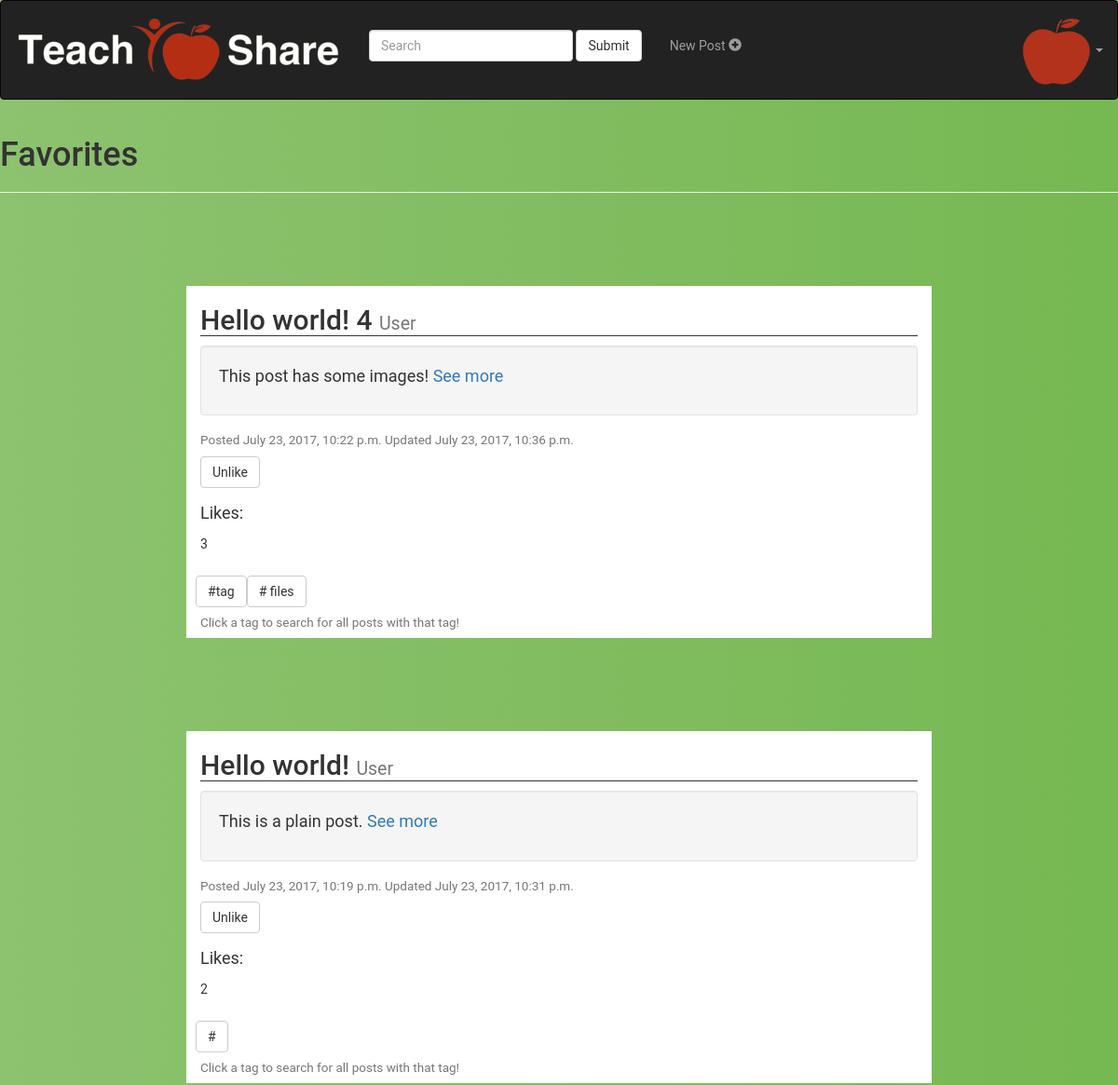
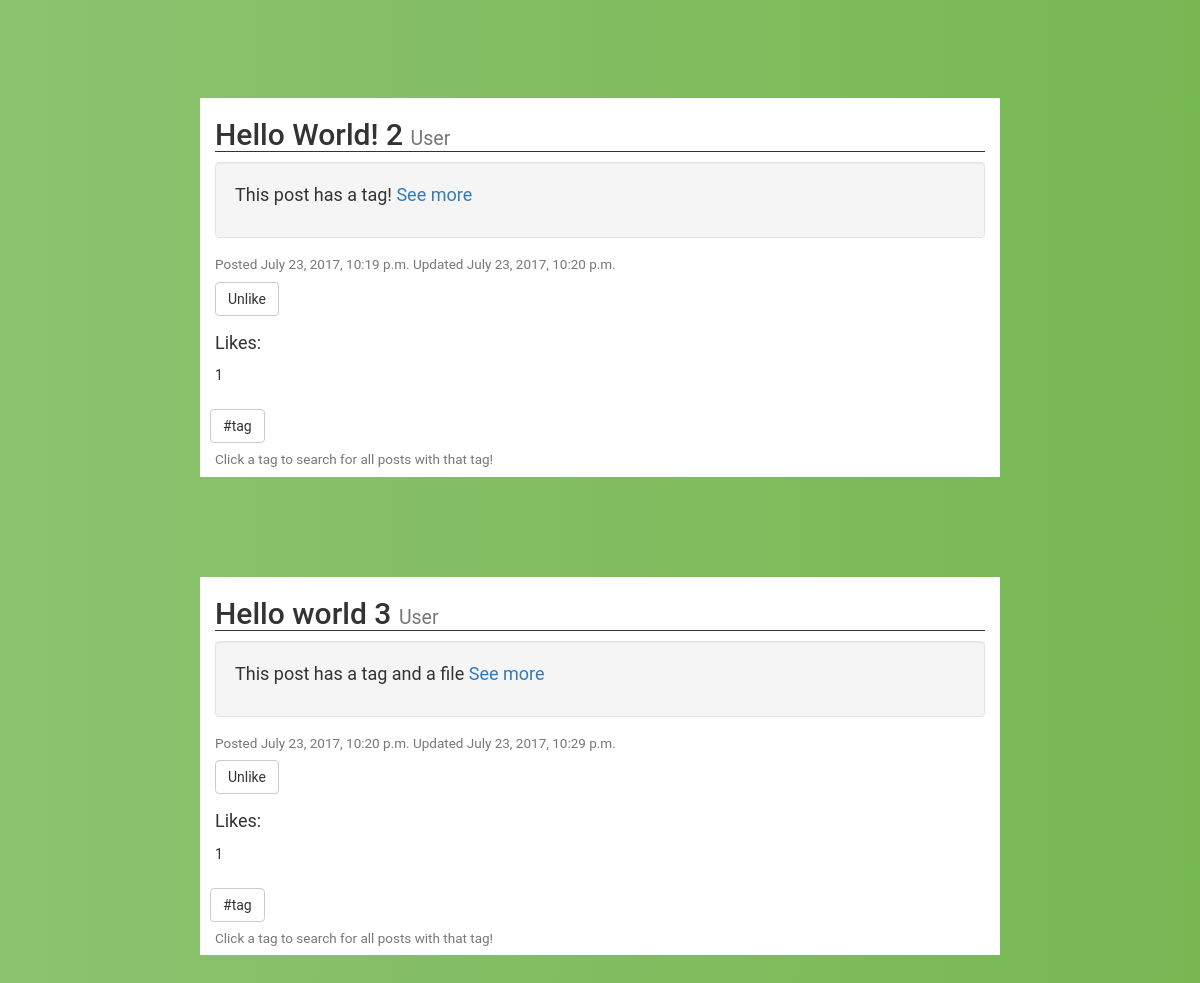
The app's page /account/favorites/ (signed in), older data (2 pictures, top to bottom).
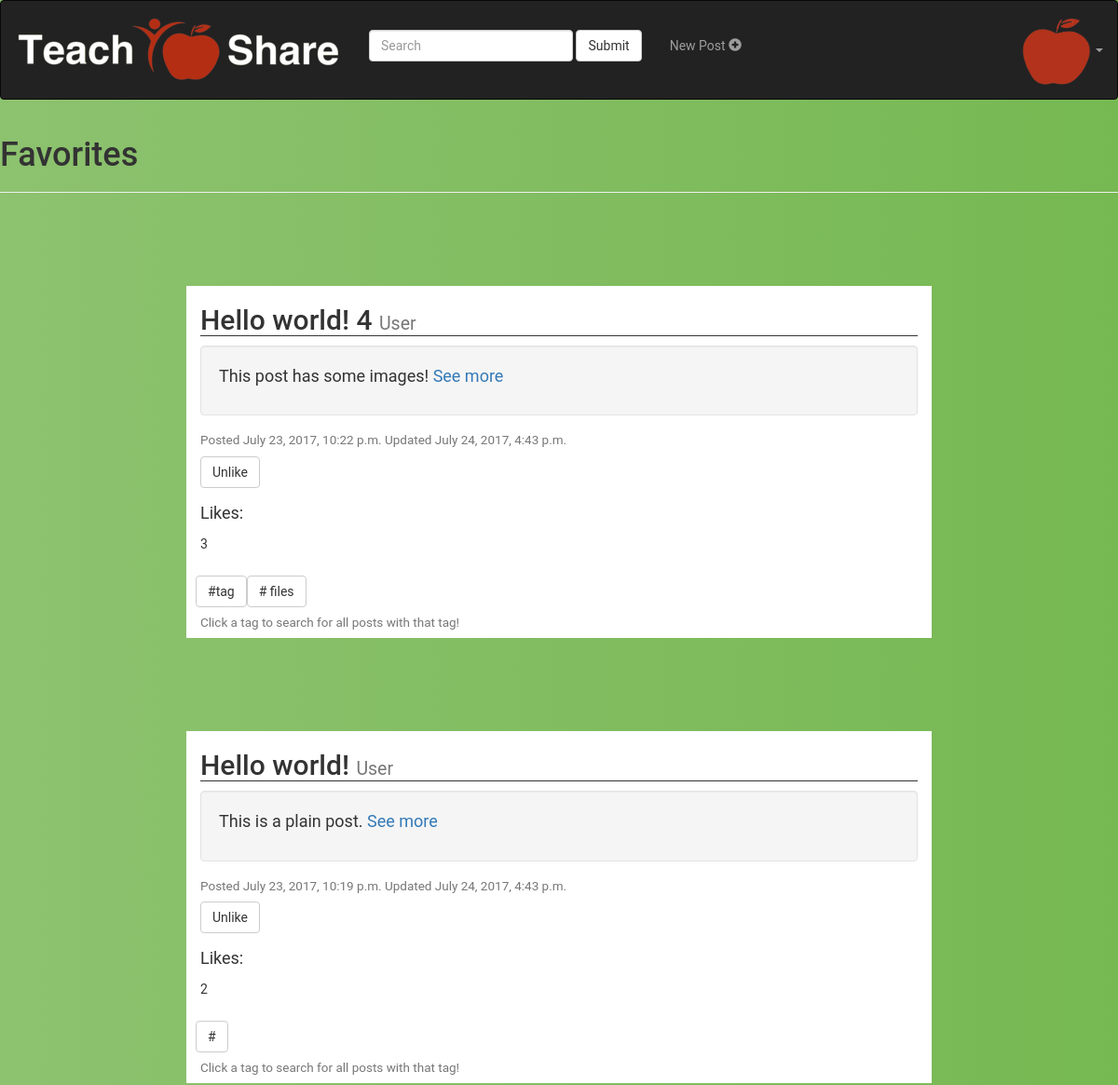
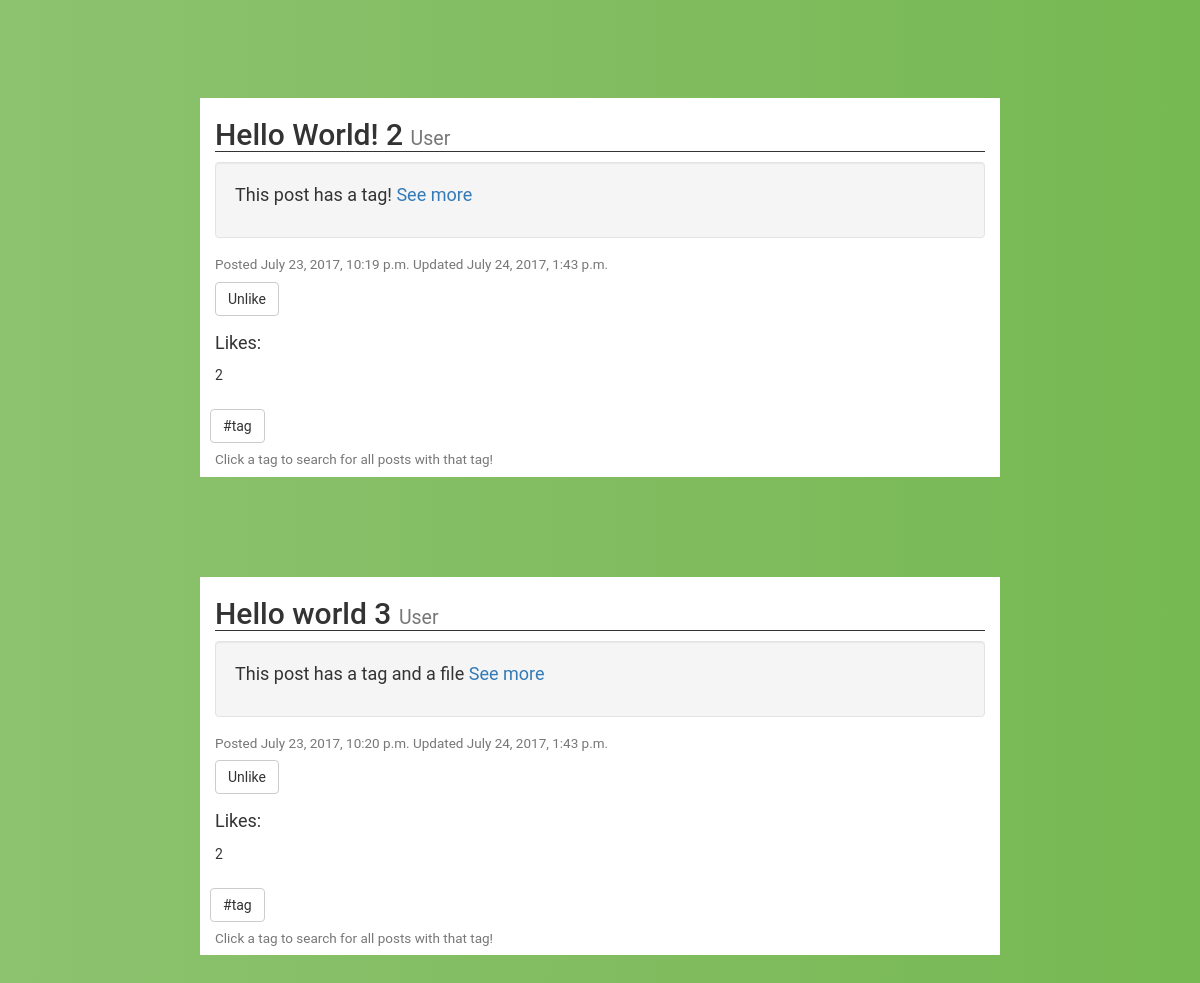
The same page, newer data (2 pictures, top to bottom).
### accounts/models.py (models this page shows)
class Post(models.Model):
	user = models.ForeignKey(settings.AUTH_USER_MODEL, default=1)
	title = models.CharField(max_length=100, default='')
	user = models.CharField(max_length=100, default='')
	content = models.TextField(default="")
	updated = models.DateTimeField(auto_now=True, auto_now_add=False)
	likes = models.IntegerField(default=0)
	timestamp = models.DateTimeField(auto_now=False, auto_now_add= True)

### accounts/views.py (the view)
@login_required(login_url='/account/login')
def favorites(request):
	if request.method == 'POST':
		return render(request, 'accounts/favorites.html',
				{'posts': search(request.user.userprofile.favorites,
									request.POST['search']),
				 'searchstring' : request.POST['search']})
	return render(request, 'accounts/favorites.html',
			{'posts': request.user.userprofile.favorites.order_by('-likes')})

### accounts/templates/accounts/favorites.html (shortened to what this page needs)
<html lang="en">
<head>
{% load static %}
<link rel="stylesheet" href="https://maxcdn.bootstrapcdn.com/bootstrap/3.3.7/css/bootstrap.min.css">
<link rel="stylesheet" href={% static 'accounts/dashboard.css'%} type = "text/css">
</head>
<body>
{% block body %}
<nav class="navbar navbar-inverse ">
  <div class="container-fluid">
    <div class="navbar-header">
      <a class="navbar-brand" href="/account/dashboard">
        <img src="{% static "accounts/tslogo.png" %}" alt="TSLogo"/>
      </a>
    </div>
    <form class="navbar-form navbar-left nav-searchpad"
		method="post" id="search" action="{% url 'account:favorites' %}">
      <div class="form-group">
        {% if searchstring %}
        <input type="text" name="search" value={{searchstring}} class="form-control">
		{% else %}
		<input type="text" name="search" class="form-control" placeholder="Search">
		{% endif %}
      </div>
      <button type="submit" class="btn btn-default">Submit</button>
    </form>
    <ul class="nav navbar-nav nav-navitems">
      <li><a href="/account/create/">
        <p>New Post <span class="glyphicon glyphicon-plus-sign"></span> </p>
        </a>
      </li>
    </ul>
    <ul class="nav navbar-nav navbar-right">
      <li class="dropdown">
        <a class="dropdown-toggle" data-toggle="dropdown" >
          <img src="{% static "accounts/applelogo.png" %}" alt="TSLogo"/>
        <span class="caret"></span></a>
      </li>
    </ul>
  </div>
</nav>
<div class="page-header">
  <h1>Favorites</h1>
</div>
{% if posts %}
	{% for post in posts %}
		<div class="container">
			<h2>{{post.title}} <small>{{post.user}}</small></h2>
			<div class="well">
				<p>
					{{post.content}}
					<a href= '/account/detail/{{post.id}}'>See more</a>
				</p>
			</div>
			<h4><small>Posted {{post.timestamp}} Updated {{post.updated}}
			</small></h4>
			<form action="{% url 'account:like' id=post.id %}" method="POST"
					id="likeForm{{post.id}}">
				<button type="submit" class="btn btn-default">
					<div id="likeSubmit{{post.id}}">Unlike</div>
				</button>
			</form>
			<p> Likes: <div id="likes{{post.id}}">{{post.likes}}</div></p>
			{% if post.tags.all %}
			<div class = "btn-toolbar">
				<div class="tag-container">
				{% for tag in post.tags.all %}
					<form method="post" id="search" action="{% url 'account:favorites' %}">
						<button type="submit" class="btn btn-default">#{{tag.tag}}</button>
					</form>
				{% endfor %}
				</div>
			</div>
			<h4><small> Click a tag to search for all posts with that tag!</small></h4>
			{% endif %}
		</div>
	{% endfor %}
{% endif %}
{% endblock %}
</body>

Row changes from the older to the newer data that the page shows:
changed Post "Hello world! 4": updated "July 23, 2017, 10:36 p.m." → "July 24, 2017, 4:43 p.m."
changed Post "Hello world!": updated "July 23, 2017, 10:31 p.m." → "July 24, 2017, 4:43 p.m."
changed Post "Hello World! 2": updated "July 23, 2017, 10:20 p.m." → "July 24, 2017, 1:43 p.m."; likes "1" → "2"
changed Post "Hello world 3": updated "July 23, 2017, 10:29 p.m." → "July 24, 2017, 1:43 p.m."; likes "1" → "2"
